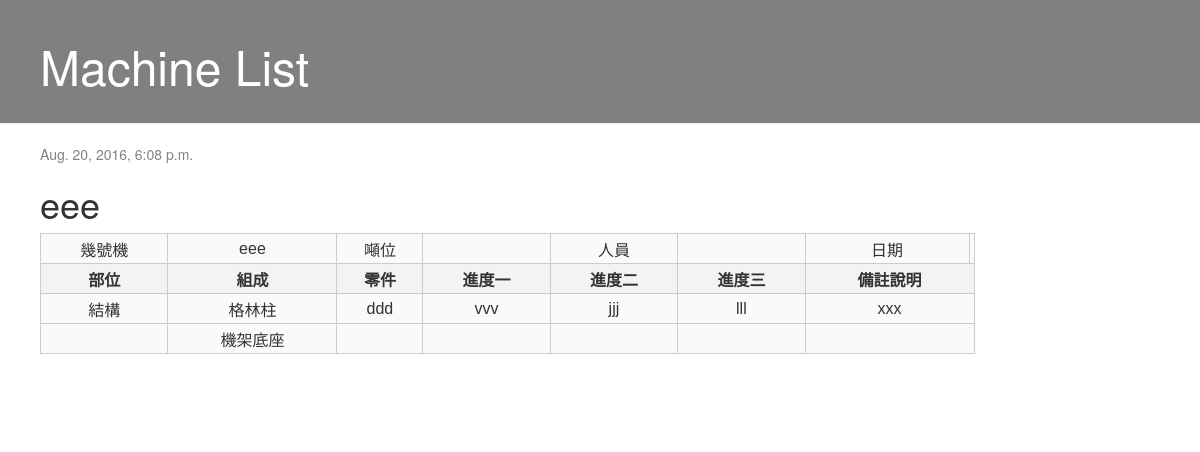
Before: /post/11/ with the older database file.
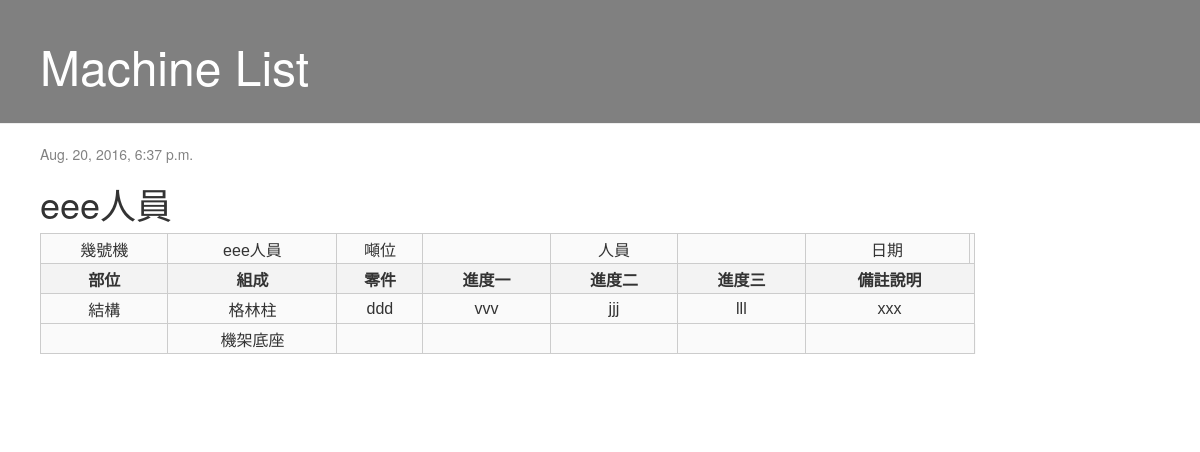
After: the same page with the newer database file.
### blog/models.py (models this page shows, shortened)
class Post(models.Model):
    author = models.ForeignKey('auth.User')
    title = models.CharField(max_length=200)
    created_date = models.DateTimeField(
            default=timezone.now)
    published_date = models.DateTimeField(
            blank=True, null=True)
    r01c4=models.CharField(default='.', max_length=99)
    r01c6=models.CharField(default='.', max_length=99)
    r01c8=models.CharField(default='.', max_length=99)
    r03c3=models.CharField(default='.', max_length=99)
    r03c4=models.CharField(default='.', max_length=99)
    r03c5=models.CharField(default='.', max_length=99)
    r03c6=models.CharField(default='.', max_length=99)
    r03c7=models.CharField(default='.', max_length=99)
    r04c3=models.CharField(default='.', max_length=99)
    r04c4=models.CharField(default='.', max_length=99)
    r04c5=models.CharField(default='.', max_length=99)
    r04c6=models.CharField(default='.', max_length=99)
    r04c7=models.CharField(default='.', max_length=99)

### blog/views.py (the view)
# urls.py: url(r'^post/(?P<pk>\d+)/$', views.post_detail, name='post_detail'),
def post_detail(request, pk):
    post = get_object_or_404(Post, pk=pk)
    return render(request, 'blog/post_detail.html', {'post': post})

### blog/templates/blog/post_detail.html (shortened to what this page needs)
{% extends 'blog/base.html' %} {% block content %}
<div class="post">
    {% if post.published_date %}
    <div class="date">
        {{ post.published_date }}
    </div>
    {% endif %}
    <h1>{{ post.title }}</h1>
    <table >
        <tr>
            <td>幾號機</td>
            <td> {{ post.title }}</td>
            <td>噸位</td>
            <td> {{ post.r01c4 }}</td>
            <td>人員</td>
            <td> {{ post.r01c6 }}</td>
            <td>日期</td>
            <td> {{ post.r01c8 }}</td>
        </tr>
        <tr>
            <th>部位</th>
            <th>組成</th>
            <th>零件</th>
            <th>進度一</th>
            <th>進度二</th>
            <th>進度三</th>
            <th colspan='2'>備註說明</th>
        </tr>
        <tr>
            <td> 結構 </td>
            <td> 格林柱 </td>
            <td> {{ post.r03c3 }}</td>
            <td> {{ post.r03c4 }}</td>
            <td> {{ post.r03c5 }}</td>
            <td> {{ post.r03c6 }}</td>
            <td colspan='2'> {{ post.r03c7 }}</td>
        </tr>
        <tr>
            <td> </td>
            <td> 機架底座 </td>
            <td> {{ post.r04c3 }}</td>
            <td> {{ post.r04c4 }}</td>
            <td> {{ post.r04c5 }}</td>
            <td> {{ post.r04c6 }}</td>
            <td colspan='2'> {{ post.r04c7 }}</td>
        </tr>
    </table>
</div>
{% endblock %}

Changed rows visible on the page:
changed Post "ddd": published_date "Aug. 20, 2016, 6:08 p.m." → "Aug. 20, 2016, 6:37 p.m."; title "eee" → "eee人員"
